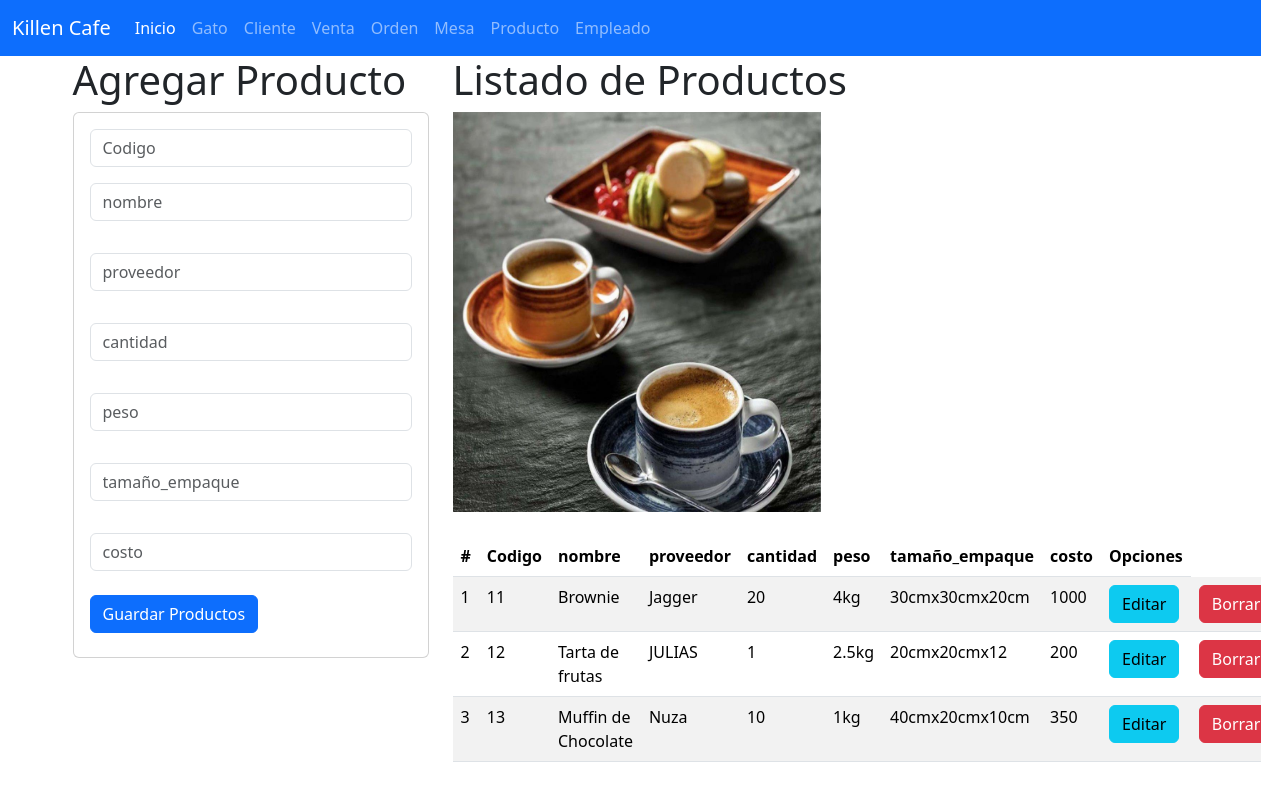
Screenshot of /Producto with the database file from the repository.
### producto_app/models.py (models this page shows, shortened)
class Producto(models.Model):
    id_producto=models.CharField(primary_key=True, max_length=6)
    nombre=models.CharField(max_length=255)
    proveedor=models.CharField(max_length=100)
    cantidad=models.CharField(max_length=100)
    peso=models.CharField(max_length=100)
    tamaño_empaque=models.CharField(max_length=100)
    costo=models.CharField(max_length=255)

### producto_app/views.py (the view)
# urls.py: path('Producto',views.Inicio_vistaProducto, name='Producto'),
def Inicio_vistaProducto(request):
    losproductos=Producto.objects.all()
    return render(request, 'gestionarProducto.html', {'misproductos' : losproductos})

### producto_app/templates/gestionarProducto.html
{% extends 'base.html'%}
{% block cuerpo %}
{% load static %}
<div class = "row">
    <div class = "col-sm-12 col-md-4 col-lg-4 col-xl-4">
    <h1>Agregar Producto</h1>
    <div class="card">
        <div class="card-body">
            <form action='registrarproducto/' method='POST'> {% csrf_token %}
                <div class='form-group'>
                <input type="text" id="txtid_producto" name="txtid_producto" class="form-control"
                placeholder="Codigo" minlenght="1" maxlenght="6" requiered>
                </div>
                <div class='form-group py-3'>
                <input type="text" id="txtnombre" name="txtnombre" class="form-control"
                placeholder="nombre" minlenght="1" maxlenght="100" requiered>
                </div>
                <div class='form-group py-3'>
                <input type="text" id="txtproveedor" name="txtproveedor" class="form-control"
                placeholder="proveedor" minlenght="1" maxlenght="100" requiered>
                </div>
                <div class='form-group py-3'>
                <input type="text" id="txtcantidad" name="txtcantidad" class="form-control"
                placeholder="cantidad" minlenght="1" maxlenght="100" requiered>
                </div>
                <div class='form-group py-3'>
                <input type="text" id="txtpeso" name="txtpeso" class="form-control"
                placeholder="peso" minlenght="1" maxlenght="100" requiered>
                </div>
                <div class='form-group py-3'>
                <input type="text" id="txttamaño_empaque" name="txttamaño_empaque" class="form-control"
                placeholder="tamaño_empaque" minlenght="1" maxlenght="100" requiered>
                </div>
                <div class='form-group py-3'>
                <input type="text" id="txtcosto" name="txtcosto" class="form-control"
                placeholder="costo" minlenght="1" maxlenght="100" requiered>
                </div>
                <div class='form-group py-2'>
                <button type="submit" class="btn btn-primary">Guardar Productos</button>
                </div>
                </form>
        </div>
    </div>
    </div>
    <div class = "col-sm-12 col-md-8 col-lg-4 col-xl-8">
    <h1>Listado de Productos</h1>
    <img class="w-50" src="{%static 'img/producto.jpg'%}" alt"luevano" width="400" height="400">
    <br>
    <br>
    <table class="table table-striped">
        <thead>
        <tr>
            <th scope="col">#</th>
            <th scope="col">Codigo</th>
            <th scope="col">nombre</th>
            <th scope="col">proveedor</th>
            <th scope="col">cantidad</th>
            <th scope="col">peso</th>
            <th scope="col">tamaño_empaque</th>
            <th scope="col">costo</th>
            <th>Opciones</th>
        </tr>
        </thead>
        <tbody>
            {% for v in misproductos %}
            <tr>
                <td> {{forloop.counter}} </td>
                <td> {{v.id_producto}} </td>
                <td> {{v.nombre}} </td>
                <td> {{v.proveedor}} </td>
                <td> {{v.cantidad}} </td>
                <td> {{v.peso}} </td>
                <td> {{v.tamaño_empaque}} </td>
                <td> {{v.costo}} </td>
                <td> <a href="seleccionarproducto/{{v.id_producto}}" class="btn btn-info">Editar</a> </td>
                <td> <a href="borrarproducto/{{v.id_producto}}" class="btn btn-danger">Borrar</a> </td>
            </tr>
            {% endfor %}
        </tbody>
    </table>
    </div>
{% endblock %}

### rows the page displays
Producto: id_producto "11", nombre "Brownie", proveedor "Jagger", cantidad "20", peso "4kg", tamaño_empaque "30cmx30cmx20cm", costo "1000"
Producto: id_producto "12", nombre "Tarta de frutas", proveedor "JULIAS", cantidad "1", peso "2.5kg", tamaño_empaque "20cmx20cmx12", costo "200"
Producto: id_producto "13", nombre "Muffin de Chocolate", proveedor "Nuza", cantidad "10", peso "1kg", tamaño_empaque "40cmx20cmx10cm", costo "350"
